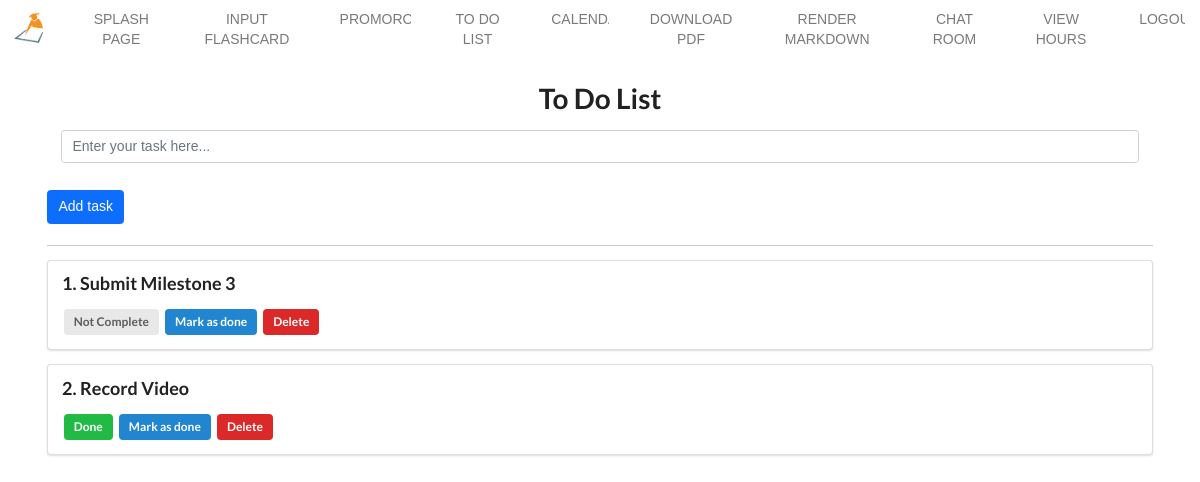
The app's page /todolist (signed in) with its own data.
### myapp/models.py (models this page shows)
class Todo(db.Model):
    id = db.Column(db.Integer, primary_key=True)
    title = db.Column(db.String(100))
    complete = db.Column(db.Boolean)

### myapp/routes.py (the view)
@myapp_obj.route("/todolist")
def todoList():
    todo_list = Todo.query.all()
    return render_template("todolist.html", todo_list=todo_list)

### myapp/models.py (called while the page is built)
@login_manager.user_loader
def load_user(user_id):
    return User.query.get(int(user_id))

### myapp/templates/todolist.html (shortened to what this page needs)
{% extends 'base.html' %} {% block content %}
<link rel="stylesheet" href="https://cdn.jsdelivr.net/npm/semantic-ui@2.4.2/dist/semantic.min.css">
<div style="margin-top: 25px;" class="ui container">
    <h1 class="ui center aligned header">To Do List</h1>
    <form class="form-inline" action="/add" method="post">
        <div class="form-group mx-sm-3 mb-2 field">
            <input class="form-control" type="text" name="title" placeholder="Enter your task here..."><br>
        </div>
        <button class="btn btn-primary mb-2" type="submit">Add task</button>
    </form>
    <hr> {% for todo in todo_list %}
    <div class="ui segment">
        <p class="ui big header">{{todo.id }}. {{ todo.title }}</p>
        {% if todo.complete == False %}
        <span class="ui gray label">Not Complete</span> {% else %}
        <span class="ui green label">Done</span> {% endif %}
        <a class="ui blue label" href="/update/{{ todo.id }}">Mark as done</a>
        <a class="ui red label" href="/delete/{{ todo.id }}">Delete</a>
    </div>
    {% endfor %}
</div>
{% endblock %}

### records on screen
Todo: id "1", title "Submit Milestone 3", complete "Not Complete"
Todo: id "2", title "Record Video", complete "Done"
